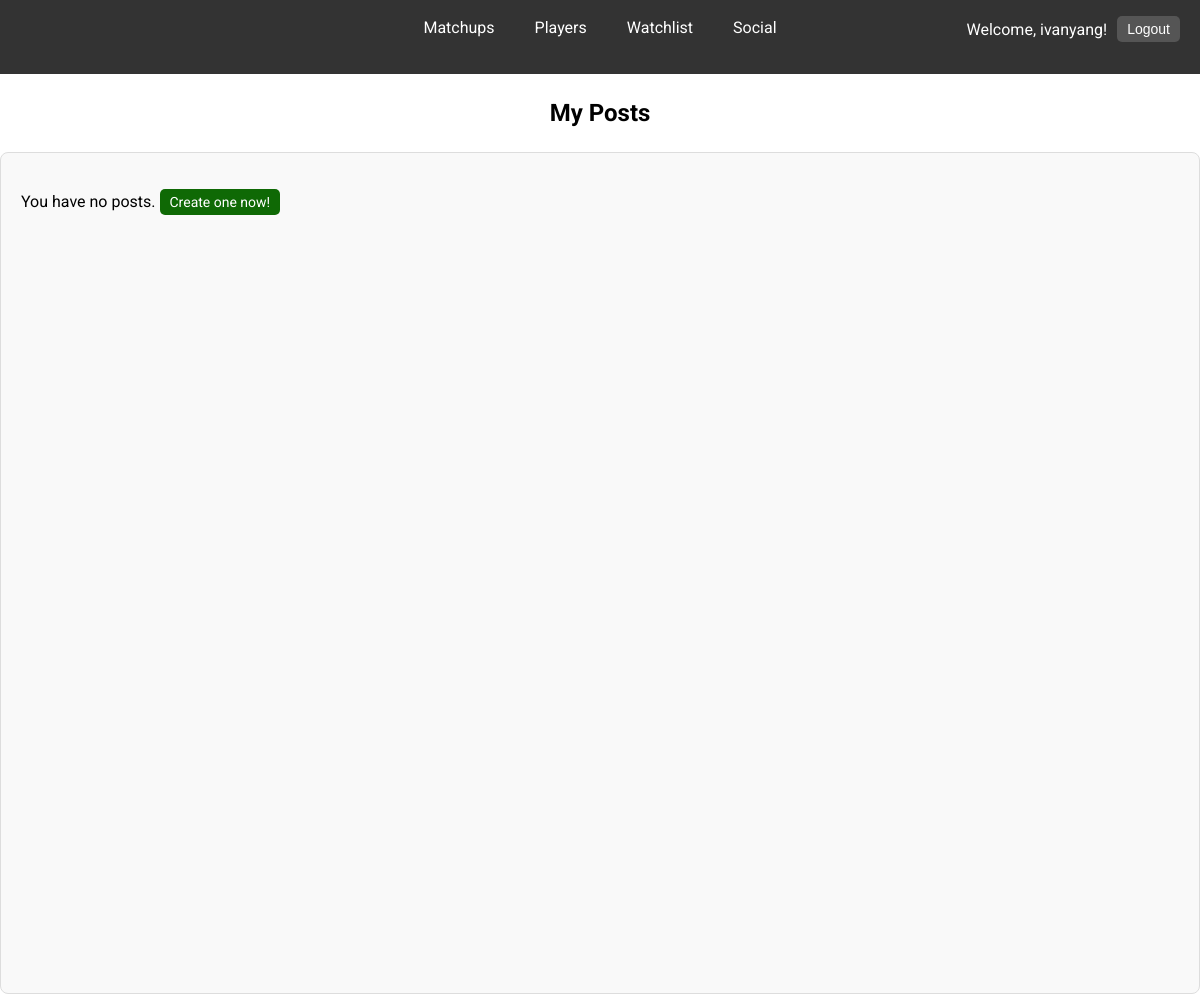
The app's page /project/social/my_posts/ (signed in), older data.
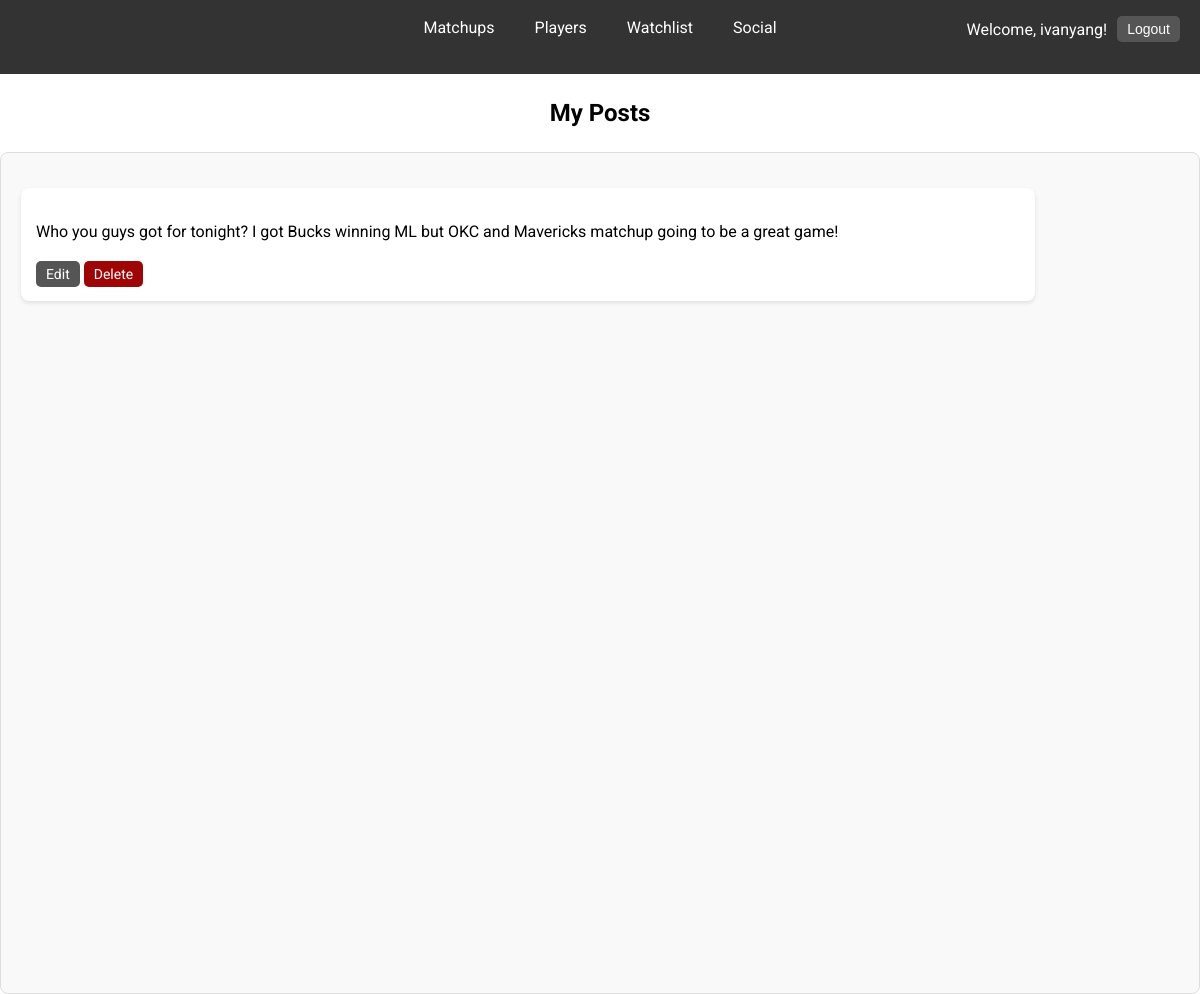
The same page, newer data.
### project/models.py (models this page shows, shortened)
class Post(models.Model):
    user = models.ForeignKey(User, on_delete=models.CASCADE, related_name='posts')
    message = models.TextField()
    image = models.ImageField(upload_to='social_images/', blank=True, null=True)
    timestamp = models.DateTimeField(auto_now_add=True)

### project/views.py (the view)
# urls.py: path('social/my_posts/', views.MyPostsListView.as_view(), name='my_posts'),
class MyPostsListView(LoginRequiredMixin, ListView):
    model = Post
    template_name = 'project/my_posts.html'
    context_object_name = 'posts'
    def get_queryset(self):
        return Post.objects.filter(user=self.request.user).order_by('-timestamp')

### project/templates/project/my_posts.html (shortened to what this page needs)
{% extends 'project/base.html' %}
{% block content %}
<h2 class="my-posts-header">My Posts</h2>
<div class="social-container">
    {% for post in posts %}
        <div class="post">
            <p>{{ post.message }}</p>
            <div class="post-actions">
                <a href="{% url 'update_post' post.pk %}" class="edit-post-btn">Edit</a>
                <a href="{% url 'delete_post' post.pk %}" class="delete-post-btn">Delete</a>
            </div>
        </div>
    {% empty %}
        <p>You have no posts. <a class="create-post-btn" href="{% url 'create_post' %}">Create one now!</a></p>
    {% endfor %}
</div>
{% endblock %}

Row changes from the older to the newer data that the page shows:
added Post: message "Who you guys got for tonight? I got Bucks winning ML but OKC and Mavericks matchup going to be a great game!"
Text that changed along with them:
text no longer shown: "You have no posts. Create one now!"
